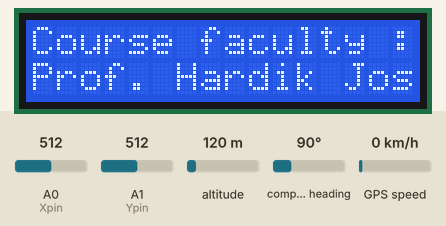
A sketch run on a simulated Arduino Uno, built with avr-gcc and run on an emulated ATmega328P. Parts: 16×2 character LCD. The inputs (shaded band) are chosen by the test bench; at power-on: GPS speed 0 km/h, A0 (Xpin) = 512, A1 (Ypin) = 512, altitude 120 m, compass heading 90°. The GPS gets a fix after 3 s at 37.7749, -122.4194 with 8 satellites; the modem accepts every AT command (registered, SIM ready, sends succeed) and sends nothing else.

Above: at 3.1 s.
At 13.2 s:
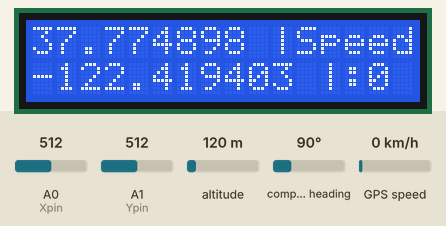
13.3 s: GPS speed set to 2 km/h
At 16.1 s:
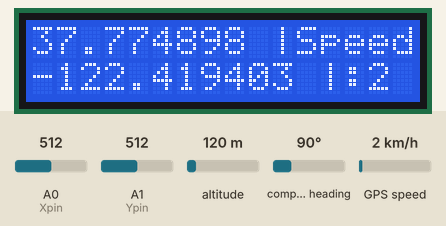
16.9 s: GPS speed set to 30 km/h
At 19.4 s:
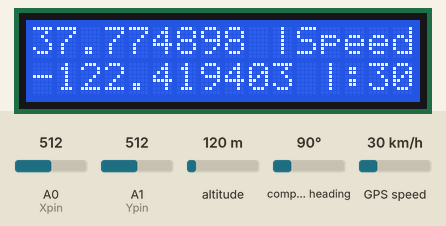
20.5 s: GPS speed set to 60 km/h
At 22.7 s:
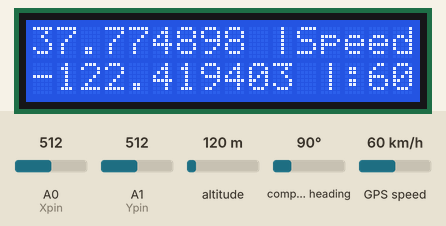
Timing chart, 0 to 24.2 s (numbered marks = the images above; inputs shaded):
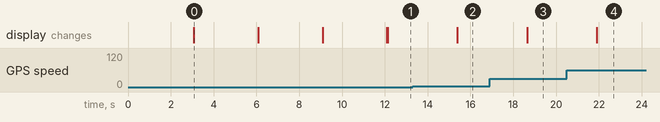

Measured:
- after the input at 13.3 s, the display: changes after 2.1 s (image 2)
- after the input at 16.9 s, the display: changes after 1.7 s (image 3)
- after the input at 20.5 s, the display: changes after 1.4 s (image 4)
- what the display in image 0 shows lasts 3.0 s, from 3.1 s to 6.1 s

The sketch:

Arduino_code_For_ES_Project.ino
```cpp
#include <LiquidCrystal.h>
#include <SoftwareSerial.h>
#include <TinyGPS.h>
#include <Wire.h>
const int Xpin=A0;
const int Ypin=A1;
static int speed_count = 0;
int toggle_state = 0;
const int rs = 13, en = 12, d4 = 6, d5 = 5, d6 = 7, d7 = 8;
LiquidCrystal lcd(rs, en, d4, d5, d6, d7);
SoftwareSerial GPS(3,4);         //GPS TX pin to  3 and RX pin to 4
TinyGPS gps;
SoftwareSerial GSMSerial(5,6);  //GSM TX pin to 5 and RX pin to 6

void setup()
{
  lcd.begin(16,2);
  GSMSerial.begin(9600);
  Serial.begin(9600);
  GPS.begin(9600);
  Wire.begin(2);
  Wire.onRequest(Request);
  lcd.setCursor(0,0);
  lcd.print("Welcome to VTS");
  lcd.setCursor(0,1);
  lcd.print("Embedded Systems");
  delay(3000);
  lcd.clear();
  lcd.setCursor(0,0);
  lcd.print("Course faculty :");
  lcd.setCursor(0,1);
  lcd.print("Prof. Hardik Joshi");
  delay(3000);
  lcd.clear();
  lcd.setCursor(0,0);
  lcd.print("Special Assignment");
  lcd.setCursor(0,1);
  lcd.print("Group Members :");
  delay(3000);
  lcd.clear();
  lcd.setCursor(0,0);
  lcd.print("   Krupa    ");
  lcd.setCursor(0,1);
  lcd.print("   Manasi     ");
  delay(3000);
  lcd.clear();
}

long lat,lon;
char lati[16];
char longi[16];
char Speed[5];
char Xaxi[5];
char Yaxi[5];
char SpeedCount[5];
char latitude1[50];
char longitude1[50];

void loop()
{
  char cdata;
  int fkmph=0;
  int Xaxis=330;
  int Yaxis=330;
  byte a;
  if(GPS.available())
    {
   a=GPS.read();
   while(gps.encode(a))   // encode gps data
   {
    gps.get_position(&lat,&lon);        // get latitude and longitude
    //Serial.print("Position:");
    //Serial.print((lat*0.000001),6);
    //Serial.print(",");
    //Serial.println((lon*0.000001),6);
    lcd.setCursor(0,0);
    lcd.print((lat*0.000001),6);
    lcd.print(" |Speed");
    lcd.setCursor(0,1);
    lcd.print((lon*0.000001),6);
    fkmph = gps.f_speed_kmph();        // speed in km/hr
    //Serial.print("SPEED: ");
    //Serial.println(fkmph);
    lcd.print(" |:");
    lcd.print(fkmph);
    lcd.print("  ");
    //lcd.clear(14);

    ltoa(lat,lati,10);
    //Serial.println(lati);

    ltoa(lon,longi,10);
    //Serial.println(longi);

    itoa(fkmph,Speed,10);
    //Serial.println(Speed);

    Xaxis=analogRead(Xpin);
    Yaxis=analogRead(Ypin);

    itoa(Xaxis,Xaxi,10);
    //Serial.println(Xaxi);

    itoa(Yaxis,Yaxi,10);
    //Serial.println(Yaxi);

    itoa(speed_count,SpeedCount,5);

    //Serial.print("X :");
    //Serial.println(Xaxis);
    //Serial.print("Y :");
    //Serial.println(Yaxis);
    //Serial.println();

    if (fkmph>=50)
    {
      if(toggle_state == 0){
      SendMessage();
      toggle_state =1;
    }
    }
    else {
      toggle_state = 0;
    }

    if (Xaxis>=390 || Yaxis>=390 || Xaxis<=270 || Yaxis<=270)
    {
      AccidentMessage();
    }
   }
    }
}

void Request()
{
  Wire.write(lati);
  Wire.write(",");
  Wire.write(longi);
  Wire.write(",");
  Wire.write(Xaxi);
  Wire.write(",");
  Wire.write(Yaxi);
  Wire.write(",");
  Wire.write(SpeedCount);
  Wire.write(",");
  Wire.write(Speed);
  Wire.write("\n");
}

void SendMessage()
{
  GSMSerial.println("AT+CMGF=1");                                 //Sets the GSM Module in Text Mode
  delay(1000);                                                    // Delay of 1000 milli seconds or 1 second
  GSMSerial.println("AT+CMGS=\"+917874568616\"\r");               // Replace x with mobile number
  delay(1000);
  GSMSerial.println("Your vehicle crossed the speed limit...!");  // The SMS text you want to send
  delay(100);
   GSMSerial.println((char)26);// ASCII code of CTRL+Z
  delay(1000);
  speed_count++;
}

void AccidentMessage()
{
  GSMSerial.println("AT+CMGF=1");                             //Sets the GSM Module in Text Mode
  delay(1000);                                                // Delay of 1000 milli seconds or 1 second
  GSMSerial.println("AT+CMGS=\"+917874568616\"\r");           // Replace x with mobile number
  delay(1000);
  GSMSerial.println("Accident Alert......!");                 // The SMS text you want to send
  GSMSerial.print("https://www.google.com/search?q=");
  GSMSerial.print(lat*0.000001,6);
  GSMSerial.print("%2C");
  GSMSerial.print(lon*0.000001,6);
  delay(100);
   GSMSerial.println((char)26);                               // ASCII code of CTRL+Z
  delay(1000);
}
```
